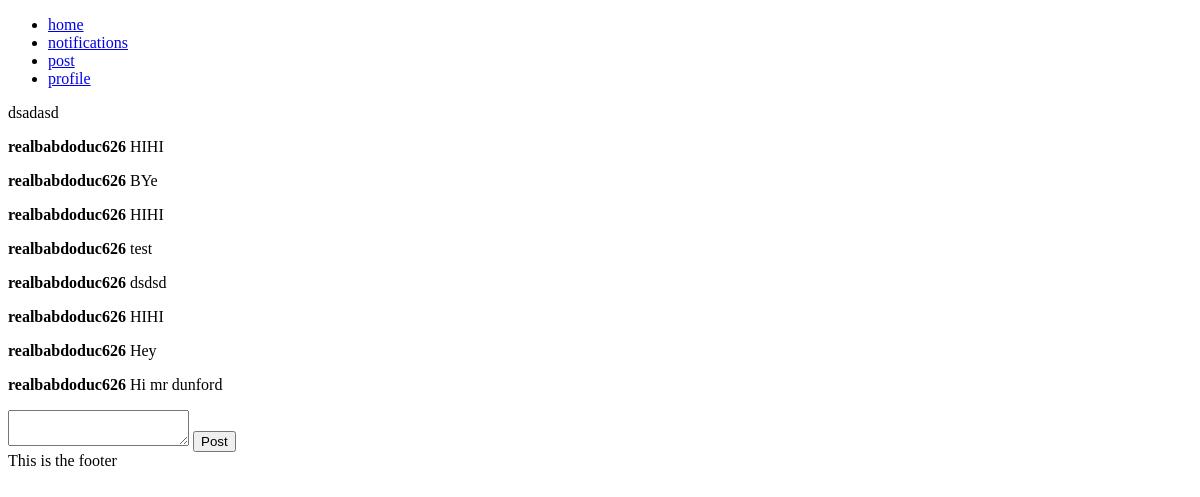
The app's page /comment/50 (signed in), older data.
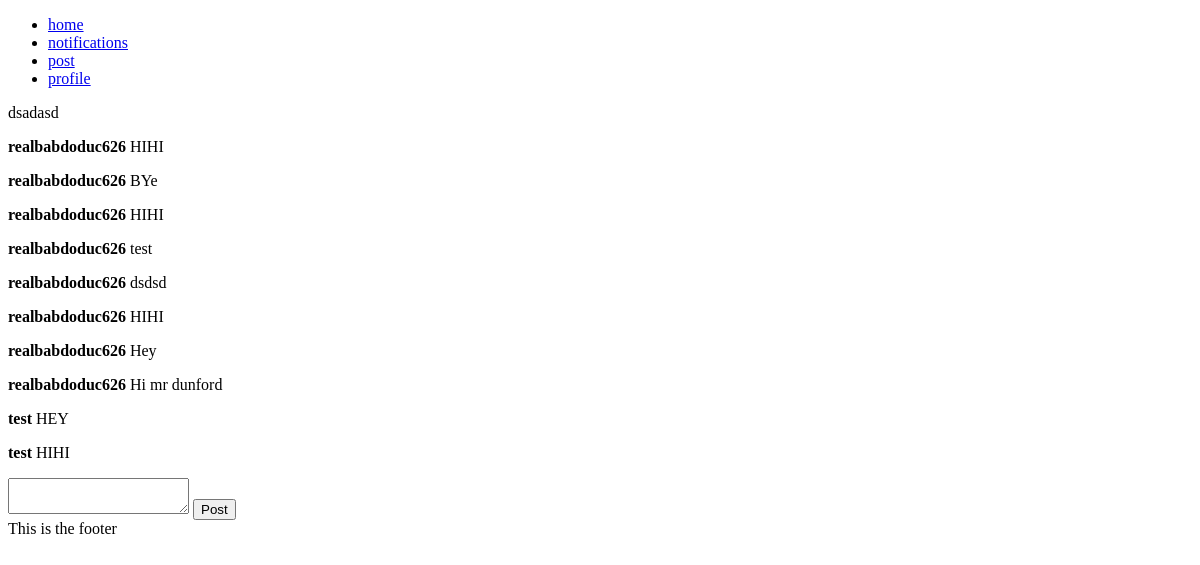
The same page, newer data.
### models.py (models this page shows)
class Comment(db.Model):
    __tablename__ = 'Comment'
    id = db.Column(db.Integer, primary_key=True)
    Post_id = db.Column(db.Integer, db.ForeignKey('Post.id'), nullable = False)
    User_id = db.Column(db.Integer, db.ForeignKey('User.id'), nullable = False)
    comment = db.Column(db.Text, nullable = False)
    user = db.relationship('Post', back_populates='posts')
    post = db.relationship('User', back_populates='users')

class User(db.Model):
    __tablename__ = 'User'
    id = db.Column(db.Integer, primary_key=True)
    username = db.Column(db.Text)
    email = db.Column(db.Text)
    password = db.Column(db.Text)
    user_post = db.relationship('Post', back_populates='post_user')
    notifications_user = db.relationship('Notification', back_populates='users_notification')
    users = db.relationship('Comment', back_populates='post')

### main.py (the view, shortened to what this page needs)
@app.route('/comment/<int:id>', methods=['GET', 'POST'])
def comment(id):
    form = Comment()
    post_info = db.session.query(models.Post).filter_by(id = id).first()
    user_info = db.session.query(models.User).filter_by(id = session['logged_in_user']).first()
    comments = db.session.query(models.Comment).filter_by(Post_id = id).all()
    if g.logged_in_user == None:
        return redirect(url_for('user'))
    elif request.method == 'GET':# display all the comments in the post
        if comments == Null:
            return render_template('comment.html', form=form, post_info=post_info)
        else:
            return render_template('comment.html', form=form, comments=comments, post_info=post_info)

### forms.py
class Comment(FlaskForm):
    comment = TextAreaField('Write your comment or reply here', validators=[DataRequired()])

### main.py (called while the page is built)
@app.before_request
def before_request():
    g.logged_in_user = None
    if 'logged_in_user' in session:
        g.logged_in_user = session['logged_in_user']

### templates/comment.html (shortened to what this page needs)
{% extends 'layout.html' %}
{% block content %}
<p>{{ post_info.discussion }}</p>
{% for comment in comments %}
    <p><strong>{{comment.post.username}}</strong> {{ comment.comment }}</p>
{% endfor %}
<form method="POST" enctype="multipart/form-data">
    {{ form.comment }}
    <input type="submit" value="Post">
</form>
{% endblock %}

Row changes from the older to the newer data that the page shows:
added Comment: post.username "test", comment "HEY"
added Comment: post.username "test", comment "HIHI"
